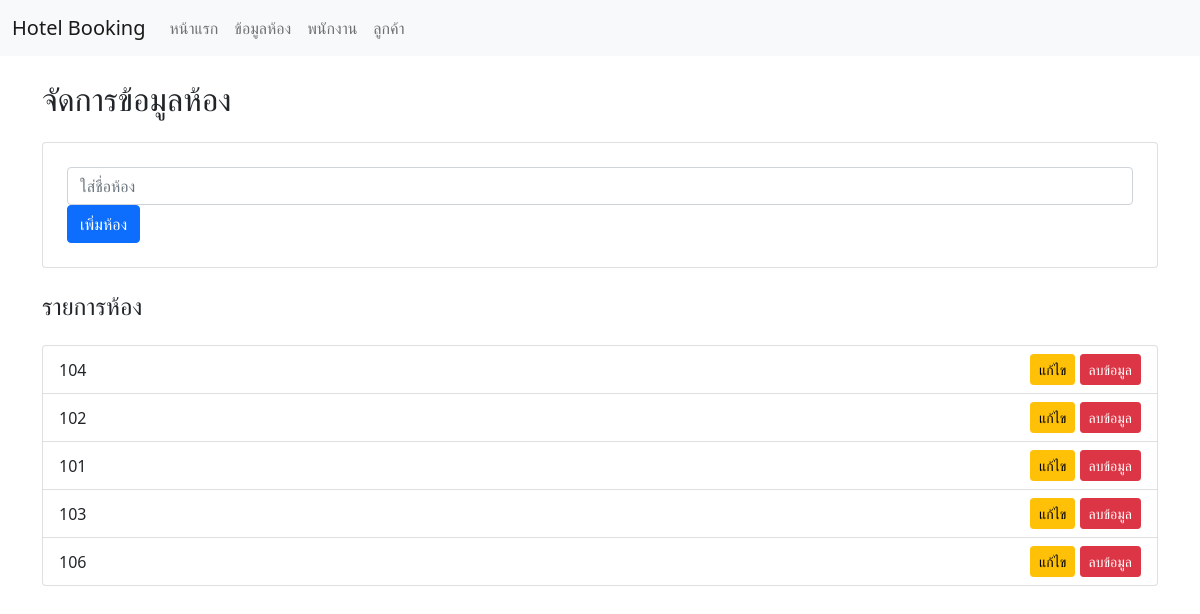
Before: /rooms with the older database file.
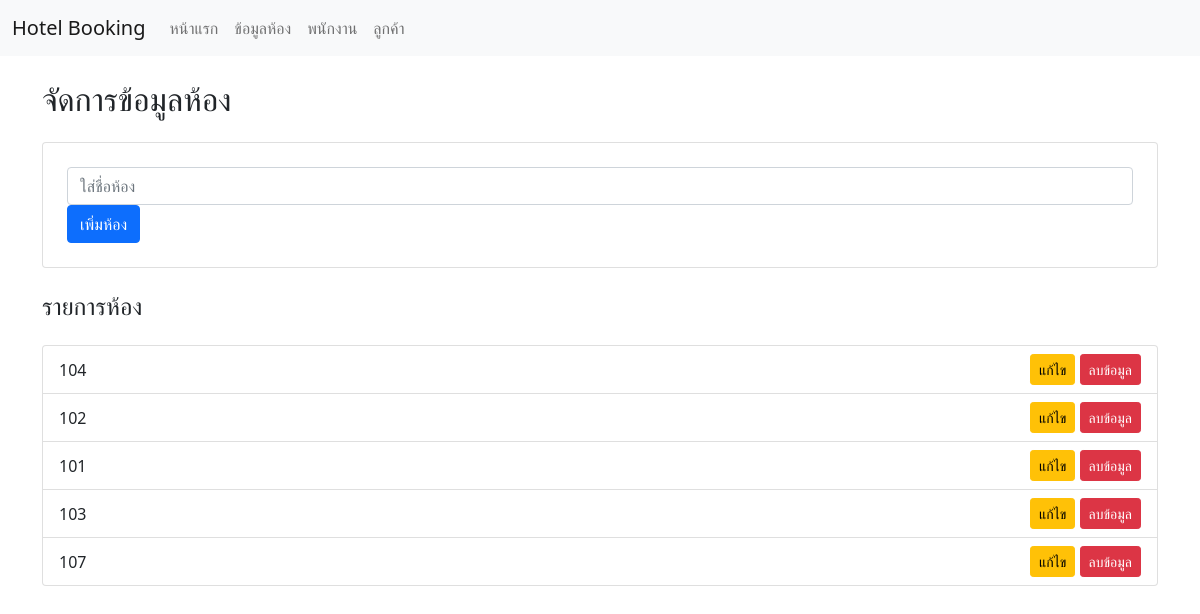
After: the same page with the newer database file.
### models.py (models this page shows)
class Room(db.Model):
    id = db.Column(db.Integer, primary_key=True)
    name = db.Column(db.String(100), nullable=False)

### app.py (the view)
@app.route('/rooms')
def manage_rooms():
    rooms = Room.query.all()  # ดึงข้อมูลห้องจากฐานข้อมูล
    return render_template('rooms.html', rooms=rooms)

### templates/rooms.html
{% extends 'base.html' %}
{% block content %}
<h2 class="my-4">จัดการข้อมูลห้อง</h2>
<div class="card p-4">
    <form method="POST" action="{{ url_for('add_room') }}">
        <div class="form-group">
            <input type="text" class="form-control" name="room_name" placeholder="ใส่ชื่อห้อง" required>
        </div>
        <button type="submit" class="btn btn-primary">เพิ่มห้อง</button>
    </form>
</div>
<h4 class="my-4">รายการห้อง</h4>
<ul class="list-group">
    {% for room in rooms %}
    <li class="list-group-item d-flex justify-content-between align-items-center">
        {{ room.name }}
        <div>
            <a href="{{ url_for('edit_room', id=room.id) }}" class="btn btn-warning btn-sm">แก้ไข</a>
            <form method="POST" action="{{ url_for('delete_room', id=room.id) }}" style="display:inline;">
                <button type="submit" class="btn btn-danger btn-sm">ลบข้อมูล</button>
            </form>
        </div>
    </li>
    {% endfor %}
</ul>
{% endblock %}

### templates/base.html (shortened to what this page needs)
<!DOCTYPE html>
<html lang="en">
<head>
    <link href="https://cdn.jsdelivr.net/npm/bootstrap@5.0.2/dist/css/bootstrap.min.css" rel="stylesheet">
</head>
<body>
    <nav class="navbar navbar-expand-lg navbar-light bg-light">
        <div class="container-fluid">
            <a class="navbar-brand" href="/">Hotel Booking</a>
            <div class="collapse navbar-collapse" id="navbarNav">
                <ul class="navbar-nav">
                    <li class="nav-item">
                        <a class="nav-link" href="/">หน้าแรก</a>
                    </li>
                    <li class="nav-item">
                        <a class="nav-link" href="/rooms">ข้อมูลห้อง</a>
                    </li>
                    <li class="nav-item">
                        <a class="nav-link" href="/employees">พนักงาน</a>
                    </li>
                    <li class="nav-item">
                        <a class="nav-link" href="/customers">ลูกค้า</a>
                    </li>
                </ul>
            </div>
        </div>
    </nav>
    <div class="container mt-4">
        {% block content %}{% endblock %}
    </div>
</body>
</html>

Changed rows visible on the page:
changed Room (number 5 of 5 on the later page): name "106" → "107"
